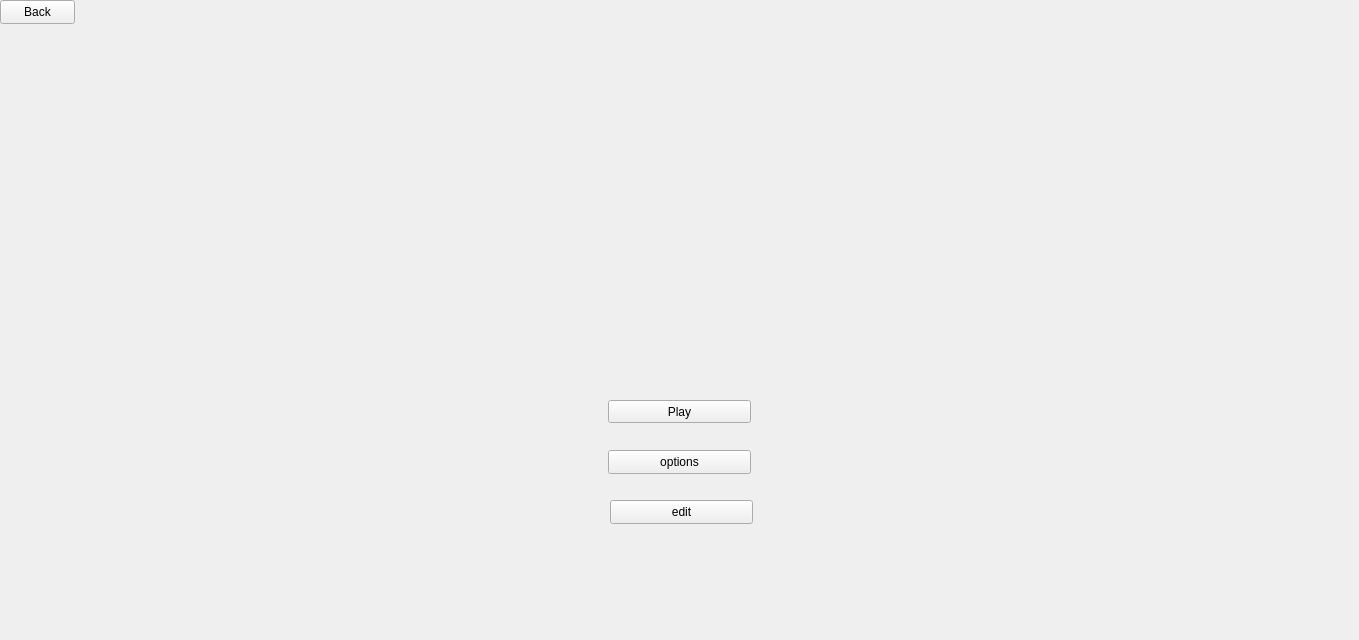
<?xml version="1.0" encoding="UTF-8"?>
<ui version="4.0">
 <class>rg_mainmenu</class>
 <widget class="QWidget" name="rg_mainmenu">
  <property name="geometry">
   <rect>
    <x>0</x>
    <y>0</y>
    <width>1359</width>
    <height>640</height>
   </rect>
  </property>
  <property name="windowTitle">
   <string>rg_mainmenu</string>
  </property>
  <widget class="QStackedWidget" name="stackedWidget">
   <property name="geometry">
    <rect>
     <x>0</x>
     <y>0</y>
     <width>1360</width>
     <height>640</height>
    </rect>
   </property>
   <property name="currentIndex">
    <number>-1</number>
   </property>
  </widget>
  <widget class="QPushButton" name="pushButton">
   <property name="geometry">
    <rect>
     <x>608</x>
     <y>400</y>
     <width>143</width>
     <height>23</height>
    </rect>
   </property>
   <property name="text">
    <string>Play</string>
   </property>
  </widget>
  <widget class="QPushButton" name="pushButton_2">
   <property name="geometry">
    <rect>
     <x>608</x>
     <y>450</y>
     <width>143</width>
     <height>24</height>
    </rect>
   </property>
   <property name="text">
    <string>options</string>
   </property>
  </widget>
  <widget class="QPushButton" name="pushButton_3">
   <property name="geometry">
    <rect>
     <x>0</x>
     <y>0</y>
     <width>75</width>
     <height>24</height>
    </rect>
   </property>
   <property name="text">
    <string>Back</string>
   </property>
  </widget>
  <widget class="QPushButton" name="pushButton_4">
   <property name="geometry">
    <rect>
     <x>610</x>
     <y>500</y>
     <width>143</width>
     <height>24</height>
    </rect>
   </property>
   <property name="text">
    <string>edit</string>
   </property>
  </widget>
 </widget>
 <resources/>
 <connections/>
</ui>
